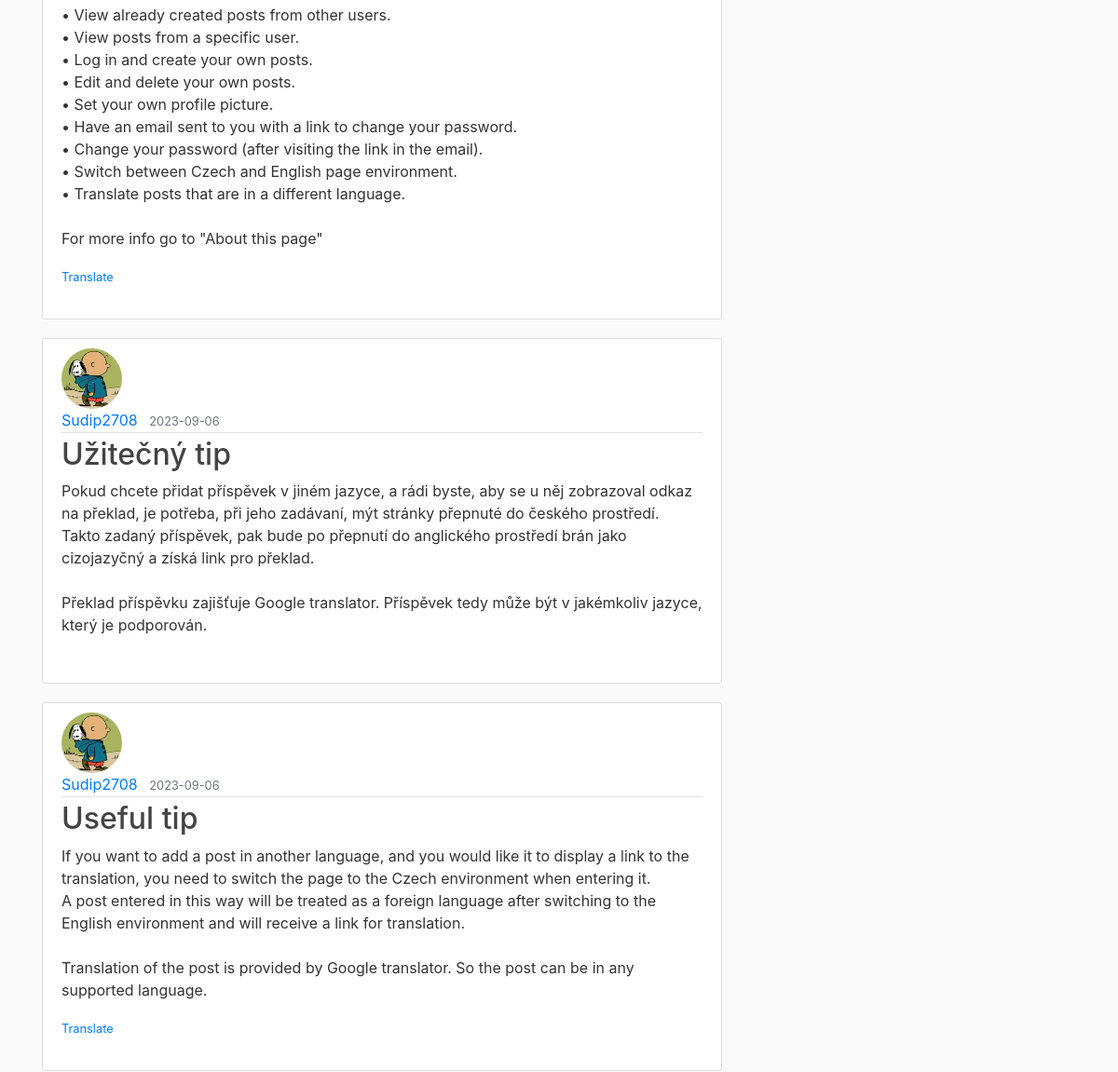
Page /home (middle part) on the earlier database version.
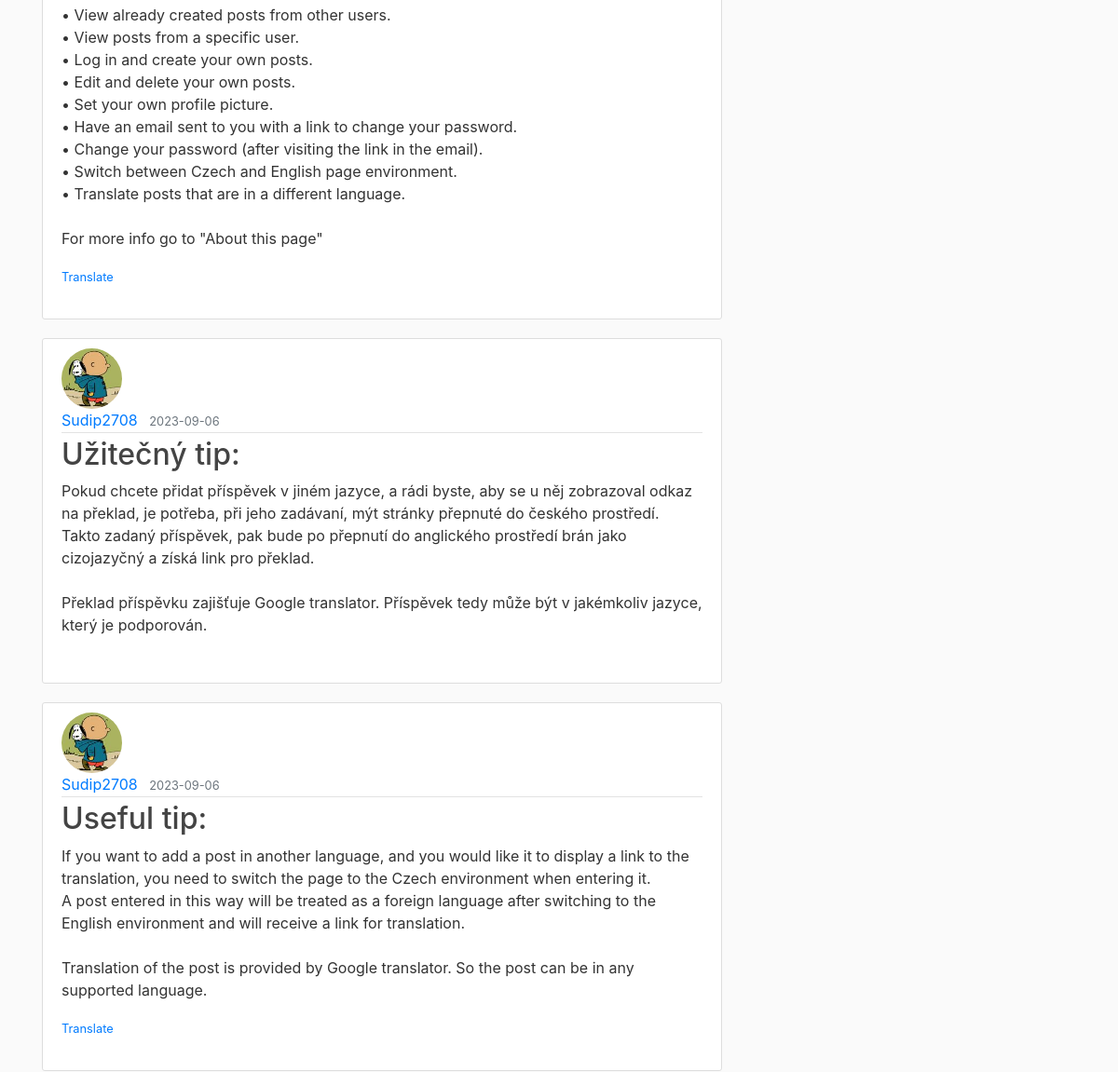
Same page on the later database version.
### flaskblog/db_models.py (models this page shows, shortened)
class Post(db.Model):
    id = db.Column(
        db.Integer,
        primary_key=True
    )
    title = db.Column(
        db.String(100),
        nullable=False
    )
    date_posted = db.Column(
        db.DateTime,
        nullable=False,
        default=datetime.utcnow
    )
    content = db.Column(
        db.Text,
        nullable=False
    )
    author_id = db.Column(
        db.Integer,
        db.ForeignKey('user.id'),
        nullable=False
    )
    language = db.Column(
        db.Text,
        nullable=False
    )

class User(db.Model, UserMixin):
    id = db.Column(
        db.Integer,
        primary_key=True
    )
    username = db.Column(
        db.String(20),
        unique=True,
        nullable=False
    )
    email = db.Column(
        db.String(120),
        unique=True,
        nullable=False
    )
    profile_picture = db.Column(
        db.String(20),
        nullable=False,
        default='default.jpg'
    )
    password = db.Column(
        db.String(60),
        nullable=False
    )
    posts = db.relationship(
        'Post',
        backref='author',
        lazy=True
    )

### flaskblog/main/routes.py (the view)
@main.route("/")
@main.route("/home")
def home():
    page = request.args.get('page', 1, type=int)
    posts = Post.query\
        .order_by(Post.date_posted.desc())\
        .paginate(page=page, per_page=5)
    translate = Locale.post_to_translate[:]
    if translate != [None]:
        Locale.post_to_translate = [None]
    return render_template('main_home.html',
        posts=posts,
        language=Locale.current.language,
        translate=translate
    )

### flaskblog/__init__.py (called while the page is built)
def get_locale():
    return Locale.current

### flaskblog/templates/main_home.html (shortened to what this page needs)
{% extends "layout.html" %}
{% block content %}
    {% for post in posts.items %}
        <article class="media content-section">
            <div class="media-body mb-4">
                <img class="rounded-circle article-img"
                     src="{{ url_for('static', filename='profile_pictures/' + post.author.profile_picture) }}">
                <div class="article-metadata">
                    <a id={{ post.id }} class="mr-2"
                       href="{{ url_for('posts.user_posts', username=post.author.username) }}">
                        {{ post.author.username }}
                    </a>
                    <small class="text-muted">{{ post.date_posted.strftime("%Y-%m-%d") }}</small>
                </div>
                <h2><a class="article-title" href="{{ url_for('posts.post', post_id=post.id) }}">{{ post.title }}</a></h2>
                <p class="article-content">{{ post.content }}</p>
                {% if post.language != language %}
                    <small class="text-muted">
                        <a href="{{ url_for('main.translate', post_id=post.id) }}">{{ _("Translate") }}</a>
                    </small>
                {% endif %}
            </div>
        </article>
    {% endfor %}
{% endblock content %}

Differences in the rows shown:
changed Post: title "Užitečný tip" → "Užitečný tip:"
changed Post: title "Useful tip" → "Useful tip:"
